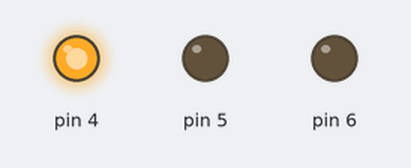
Bench run of a sketch on a simulated Arduino Uno, built with avr-gcc and run on an emulated ATmega328P. Shown: output pins drawn as LEDs (lit = HIGH).

Above: at 0.2 s.
At 1.2 s:
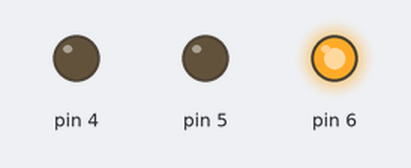
At 1.7 s:
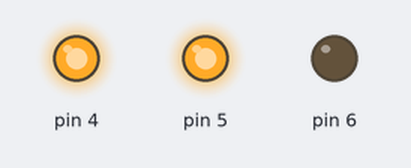
At 3.2 s:
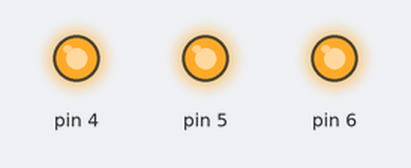
At 5.7 s:
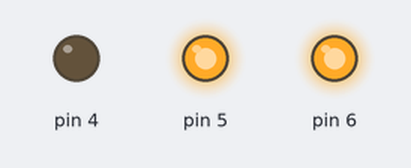
At 7.7 s:
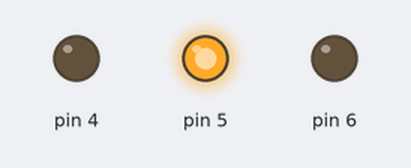
Timing chart, 0 to 8.1 s (numbered marks = the images above):
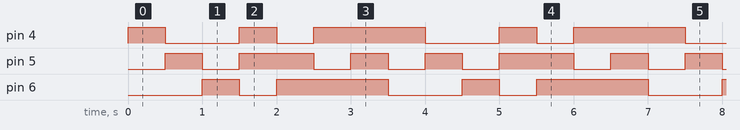

The sketch:

RGB_Led.ino
```cpp
void setup() { //RGB LED
  pinMode(4,OUTPUT);
  pinMode(5,OUTPUT);
  pinMode(6,OUTPUT);
}

void loop() {
digitalWrite(4,HIGH); //R on
digitalWrite(5,LOW);
digitalWrite(6,LOW);
delay(500);
digitalWrite(4,LOW); //G on
digitalWrite(5,HIGH);
digitalWrite(6,LOW);
delay(500);
digitalWrite(4,LOW); //B on
digitalWrite(5,LOW);
digitalWrite(6,HIGH);
delay(500);
digitalWrite(4,HIGH); //R+G on
digitalWrite(5,HIGH);
digitalWrite(6,LOW);
delay(500);
digitalWrite(4,LOW); //G+B on
digitalWrite(5,HIGH);
digitalWrite(6,HIGH);
delay(500);
digitalWrite(4,HIGH); //R+B on
digitalWrite(5,LOW);
digitalWrite(6,HIGH);
delay(500);
digitalWrite(4,HIGH); //White (R+G+B)
digitalWrite(5,HIGH);
digitalWrite(6,HIGH);
delay(500);
}
```

Measured:
- by itself, pin 4: repeats every 3.5 s: LOW 1.0 s, HIGH 0.50 s, LOW 0.50 s, HIGH 1.5 s
- by itself, pin 5: repeats every 3.5 s: LOW 0.50 s, HIGH 1.0 s, 2 × (LOW 0.50 s, HIGH 0.50 s)
- by itself, pin 6: repeats every 3.5 s: LOW 0.50 s, HIGH 1.5 s, LOW 1.0 s, HIGH 0.50 s
